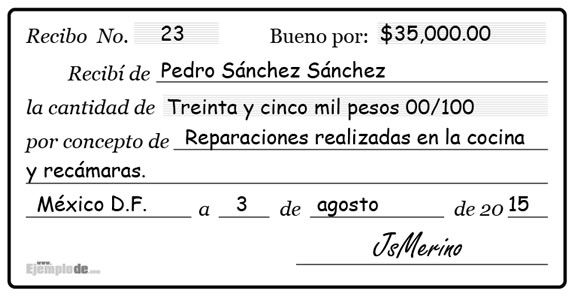
#> input picture Bordes-extra-LSD-Congruencia de fase/img ocr/recibo.jpg.jpeg, 575 x 300 px
$ python -i ejercicio1_documentos_lsd.py   (imports and definitions only)
#> lines starting #> are read from the running program, lines starting #| are printed output that depends on the picture; after the words box and inside, x2 and y2 are one past the last pixel; in counts of white or black regions, pixels touching at a corner belong together
"""
Ejercicio 1 - OCR / Análisis de documentos con LSD (Line Segment Detector)
==========================================================================
Problema: "escanear" un documento fotografiado con el celular (fondo parecido al
papel, perspectiva inclinada y sombra) para luego pasarlo por OCR.

Detector de bordes: LSD (Grompone von Gioi et al., 2010). En vez de marcar
píxeles de borde, detecta SEGMENTOS DE RECTA validados estadísticamente
("a contrario"), casi sin parámetros. El borde de una hoja = 4 rectas.

Se comparan 3 pipelines:
  A) Solo thresholding (Otsu)           -> estilo Actividad 04
  B) Solo bordes (LSD)                  -> 4 rectas del borde -> esquinas por intersección
  C) Híbrido: LSD + umbral adaptativo   -> LSD para la GEOMETRÍA,
                                           thresholding para el CONTENIDO (texto)

Uso:
    python ejercicio1_documentos_lsd.py                  # foto sintética con ground truth
    python ejercicio1_documentos_lsd.py --img foto.jpg   # tu propia foto de un documento
    python ejercicio1_documentos_lsd.py --dedo           # un "dedo" tapa parte del borde de la hoja
    python ejercicio1_documentos_lsd.py --exportar       # guarda la imagen de prueba y su GT
                                                         # (para correr Canny sobre la MISMA imagen)

Requisitos: opencv-python (>= 4.5.1, trae LSD), numpy, matplotlib,
            (opcional) pytesseract + tesseract-ocr
"""
import argparse
import difflib

import cv2
import numpy as np
import matplotlib.pyplot as plt

# [13 lines not run here, left out]

ANCHO_HOJA, ALTO_HOJA = 700, 950

TEXTO_GT = [
    "UNIVERSIDAD NACIONAL DEL ALTIPLANO",
    "CONSTANCIA DE MATRICULA 2026-II",
    "El estudiante se encuentra matriculado",
    "en la Escuela Profesional de Ingenieria",
    "de Sistemas durante el semestre vigente.",
    "Codigo: 204571   Creditos: 22",
    "Puno, 22 de setiembre de 2026",
]


# ---------------------------------------------------------------------------
# 1. Imagen de prueba sintética (con ground truth conocido)
# ---------------------------------------------------------------------------
# [36 lines left out: function generar_foto_sintetica, not called in this run]


# ---------------------------------------------------------------------------
# 2. Utilidades geométricas
# ---------------------------------------------------------------------------
def ordenar_esquinas(pts):
    pts = pts.reshape(4, 2).astype(np.float32)
    s, d = pts.sum(1), np.diff(pts, axis=1).ravel()
    return np.float32([pts[np.argmin(s)], pts[np.argmin(d)], pts[np.argmax(s)], pts[np.argmax(d)]])


def cuadrilatero_mayor(binaria, area_min_frac=0.10):
    """Busca el contorno externo más grande que se pueda aproximar a 4 lados."""
    contornos, _ = cv2.findContours(binaria, cv2.RETR_EXTERNAL, cv2.CHAIN_APPROX_SIMPLE)
    area_img = binaria.shape[0] * binaria.shape[1]
    for c in sorted(contornos, key=cv2.contourArea, reverse=True)[:5]:
        if cv2.contourArea(c) < area_min_frac * area_img:
            break
        peri = cv2.arcLength(c, True)
        aprox = cv2.approxPolyDP(c, 0.02 * peri, True)
        if len(aprox) == 4:
            return ordenar_esquinas(aprox)
    return None


# [12 lines left out: function cuadrilatero_desde_bordes, not called in this run]


def corregir_perspectiva(img, esquinas, lado_max=1600):
    """Rectifica la hoja RESPETANDO su proporción (ancho/alto medidos en la foto)
    y la escala para que el lado mayor mida ~lado_max px: Tesseract lee mejor
    letras grandes, y una imagen pequeña (p. ej. un recibo de 400 px) se agranda."""
    tl, tr, br, bl = esquinas
    ancho = max(np.linalg.norm(tr - tl), np.linalg.norm(br - bl))
    alto = max(np.linalg.norm(bl - tl), np.linalg.norm(br - tr))
    escala = lado_max / max(ancho, alto)
    W, H = int(round(ancho * escala)), int(round(alto * escala))
    dst = np.float32([[0, 0], [W, 0], [W, H], [0, H]])
    M = cv2.getPerspectiveTransform(esquinas, dst)
    return cv2.warpPerspective(img, M, (W, H), flags=cv2.INTER_CUBIC)


# [90 lines left out: functions iou_cuadrilateros, detectar_segmentos, _recta_normal, _interseccion, cuadrilatero_desde_lsd, not called in this run]


# ---------------------------------------------------------------------------
# 4. Pipelines
# ---------------------------------------------------------------------------
def pipeline_thresholding(img):
    gris = cv2.cvtColor(img, cv2.COLOR_BGR2GRAY)
    suave = cv2.GaussianBlur(gris, (7, 7), 0)
    _, bin_ = cv2.threshold(suave, 0, 255, cv2.THRESH_BINARY + cv2.THRESH_OTSU)
    bin_ = cv2.morphologyEx(bin_, cv2.MORPH_CLOSE, np.ones((15, 15), np.uint8))
    esquinas = cuadrilatero_mayor(bin_)
    detectada = esquinas is not None
    if esquinas is None:  # fallback típico: toda la imagen
        h, w = gris.shape
        esquinas = np.float32([[0, 0], [w, 0], [w, h], [0, h]])
    hoja = corregir_perspectiva(gris, esquinas)
    _, texto = cv2.threshold(hoja, 0, 255, cv2.THRESH_BINARY + cv2.THRESH_OTSU)
    return dict(mapa=bin_, esquinas=esquinas, hoja=hoja, para_ocr=texto, detectada=detectada)


# [72 lines left out: functions pipeline_lsd, pipeline_hibrido, hacer_ocr, ocr_con_confianza, dibujar_confianza, not called in this run]


def precision_texto(ocr, gt_lineas):
    limpio = lambda s: " ".join(s.upper().split())
    return difflib.SequenceMatcher(None, limpio(ocr), limpio(" ".join(gt_lineas))).ratio()


# ---------------------------------------------------------------------------
# 6. Main
# ---------------------------------------------------------------------------
# [66 lines left out: function main, not called in this run]


# [2 lines not run here, left out]

>>> import cv2
>>> picture = cv2.imread('img ocr/recibo.jpg.jpeg')
#> picture is the input picture: shape (300, 575, 3); min 0, max 255, mean 228.9
>>> result = pipeline_thresholding(picture)
#> in pipeline_thresholding, `suave = cv2.GaussianBlur(gris, (7, 7), 0)`:
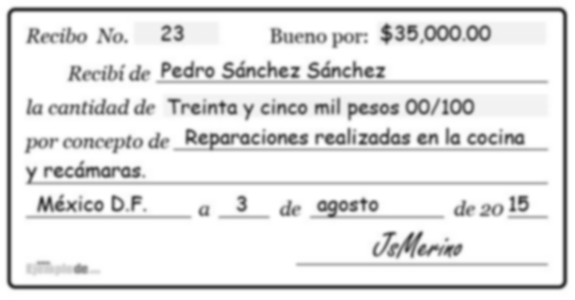
#> suave: shape (300, 575); min 57, max 255, mean 228.9
#> in pipeline_thresholding, `_, bin_ = cv2.threshold(suave, 0, 255, cv2.THRESH_BINARY + cv2.THRESH_..`:
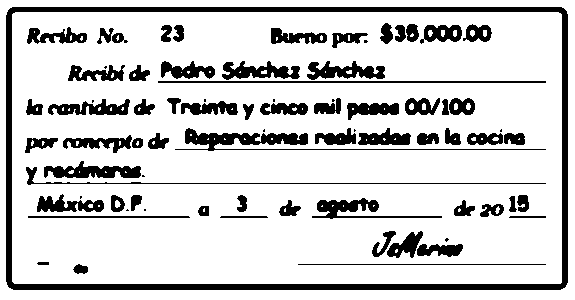
#> bin_: shape (300, 575); 81.8% white; 78 black regions (14 under 20 px), largest, box (x1, y1, x2, y2) and area: (6, 7, 568, 290) 9377, (175, 128, 546, 151) 1644, (44, 161, 141, 178) 961
#> in pipeline_thresholding, `bin_ = cv2.morphologyEx(bin_, cv2.MORPH_CLOSE, np.ones((15, 15), np.ui..`: bin_: shape (300, 575); every value is 255
#> in cuadrilatero_mayor, `contornos, _ = cv2.findContours(binaria, cv2.RETR_EXTERNAL, cv2.CHAIN_..`: contornos = [[[0, 0], [0, 299], [574, 299], [574, 0]]]
#> the loop in cuadrilatero_mayor, `for c in sorted(contornos, key=cv2.contourArea, reverse=True)[:5]:` made 1 pass
#> (peri, pts in ordenar_esquinas, s in ordenar_esquinas, d in ordenar_esquinas) on pass 1: (1746, [[0, 0], [0, 299], [574, 299], [574, 0]], [0, 299, 873, 574], [0, 299, -275, -574])
#> in pipeline_thresholding, `esquinas = cuadrilatero_mayor(bin_)`: esquinas = [[0, 0], [574, 0], [574, 299], [0, 299]]
#> in pipeline_thresholding, `detectada = esquinas is not None`: detectada = True
#> in corregir_perspectiva, `tl, tr, br, bl = esquinas`: tl = [0, 0]; tr = [574, 0]; br = [574, 299]; bl = [0, 299]
#> in corregir_perspectiva, `ancho = max(np.linalg.norm(tr - tl), np.linalg.norm(br - bl))`: ancho = 574
#> in corregir_perspectiva, `alto = max(np.linalg.norm(bl - tl), np.linalg.norm(br - tr))`: alto = 299
#> in corregir_perspectiva, `escala = lado_max / max(ancho, alto)`: escala = 2.79
#> in corregir_perspectiva, `W, H = int(round(ancho * escala)), int(round(alto * escala))`: W = 1600; H = 833
#> in corregir_perspectiva, `dst = np.float32([[0, 0], [W, 0], [W, H], [0, H]])`: dst = [[0, 0], [1600, 0], [1600, 833], [0, 833]]
#> in corregir_perspectiva, `M = cv2.getPerspectiveTransform(esquinas, dst)`: M = [[2.79, 0, 0], [0, 2.79, 0], [0, 0, 1]]
#> in corregir_perspectiva, `return cv2.warpPerspective(img, M, (W, H), flags=cv2.INTER_CUBIC)`:
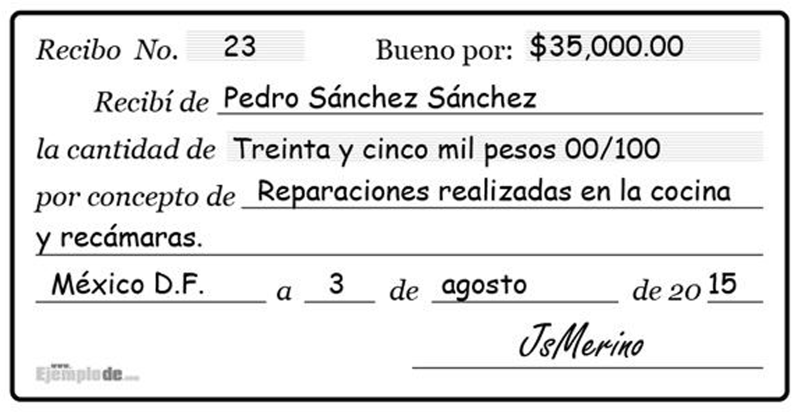
#> returned value: shape (833, 1600) (shown at 1/2 size); min 0, max 255, mean 228.5
#> in pipeline_thresholding, `_, texto = cv2.threshold(hoja, 0, 255, cv2.THRESH_BINARY + cv2.THRESH_..`:
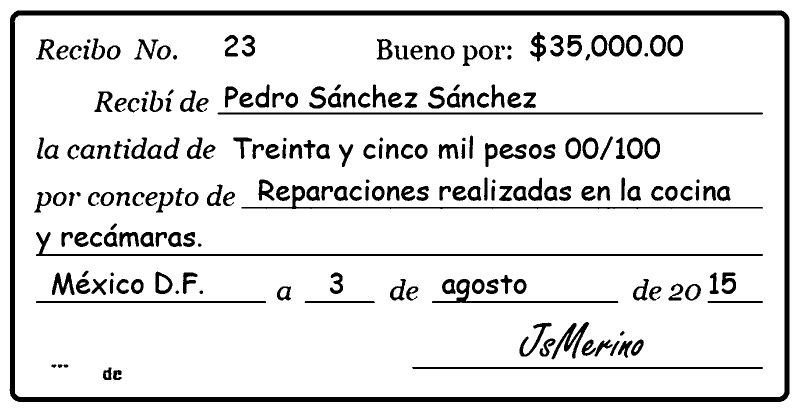
#> texto: shape (833, 1600) (shown at 1/2 size); 88.8% white; 219 black regions (3 under 20 px), largest, box (x1, y1, x2, y2) and area: (19, 21, 1579, 804) 46185, (72, 464, 1526, 512) 6267, (435, 225, 1526, 229) 4360
#> result = 5 items
